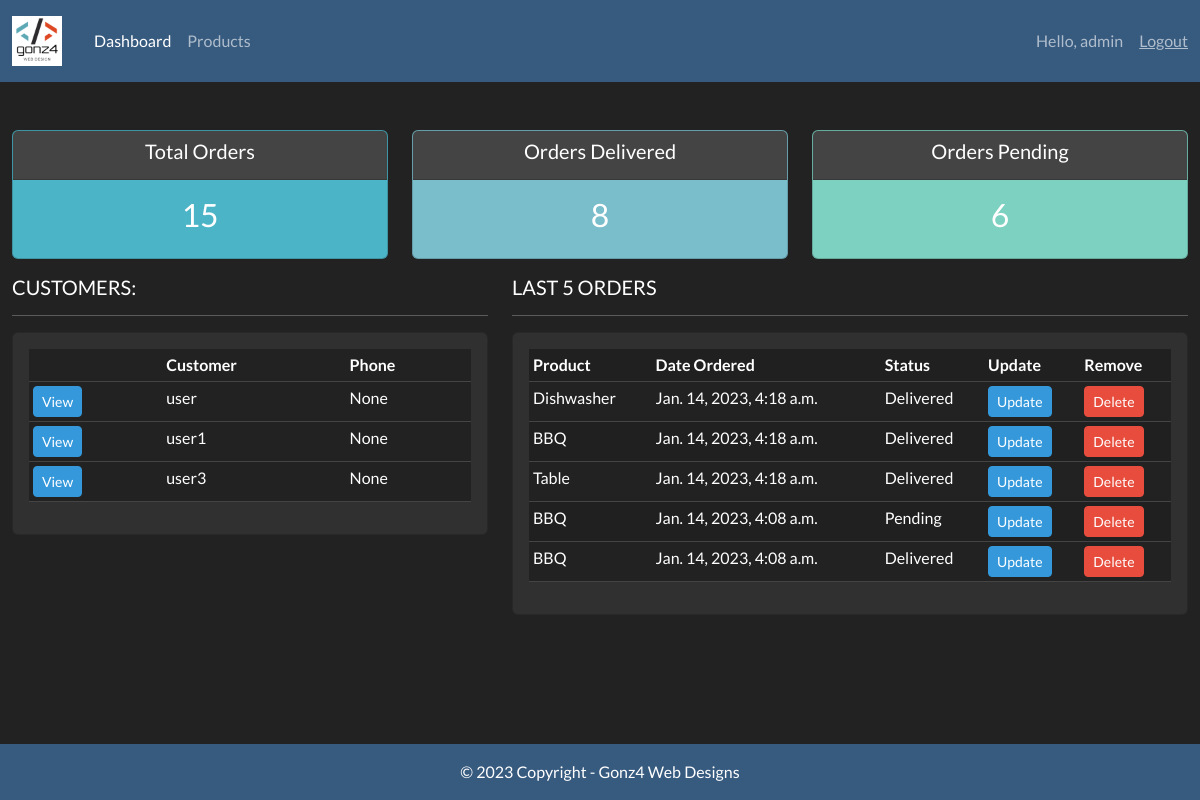
The app's page / (signed in), older data.
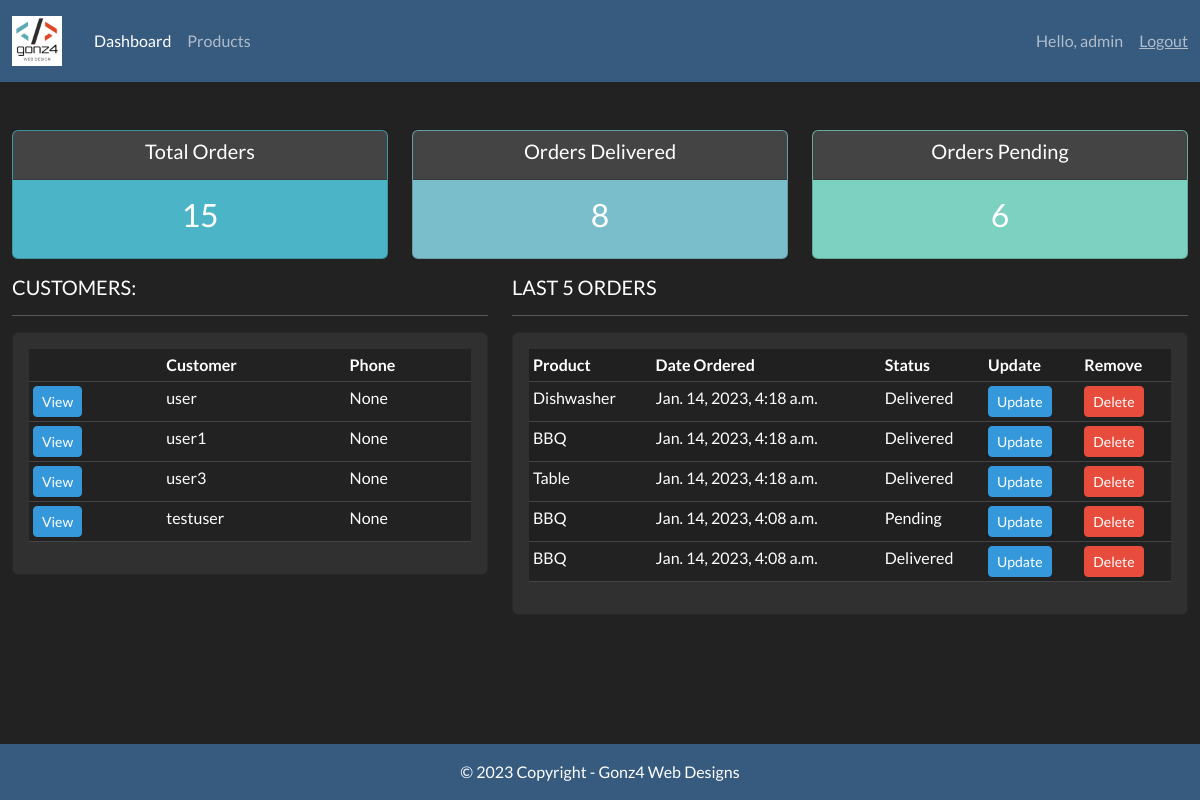
The same page, newer data.
### accounts/models.py (models this page shows, shortened)
class Customer(models.Model):
	user = models.OneToOneField(User, null=True, blank=True, on_delete=models.CASCADE)
	name = models.CharField(max_length=200, null=True)
	phone = models.CharField(max_length=200, null=True)
	email = models.CharField(max_length=200, null=True)
	profile_pic = models.ImageField(default="profile1.png", null=True, blank=True)
	date_created = models.DateTimeField(auto_now_add=True, null=True)

class Order(models.Model):
	STATUS = (
			('Pending', 'Pending'),
			('Out for delivery', 'Out for delivery'),
			('Delivered', 'Delivered'),
			)
	customer = models.ForeignKey(Customer, null=True, on_delete= models.SET_NULL)
	product = models.ForeignKey(Product, null=True, on_delete= models.SET_NULL)
	date_created = models.DateTimeField(auto_now_add=True, null=True)
	status = models.CharField(max_length=200, null=True, choices=STATUS)

class Product(models.Model):
	CATEGORY = (
			('Indoor', 'Indoor'),
			('Out Door', 'Out Door'),
			)
	name = models.CharField(max_length=200, null=True)
	price = models.FloatField(null=True)
	category = models.CharField(max_length=200, null=True, choices=CATEGORY)
	description = models.CharField(max_length=200, null=True, blank=True)
	date_created = models.DateTimeField(auto_now_add=True, null=True)
	tags = models.ManyToManyField(Tag)
	def __str__(self):
		return self.name

### accounts/decorators.py (the view)
	def wrapper_function(request, *args, **kwargs):
		group = None
		if request.user.groups.exists():
			group = request.user.groups.all()[0].name
		if group == 'customer':
			return redirect('user-page')
		if group == 'admin':
			return view_func(request, *args, **kwargs)

### accounts/views.py (called while the page is built)
@login_required(login_url='login')
@admin_only
def home(request):
    orders = Order.objects.all()
    customers = Customer.objects.all()
    total_customers = customers.count()
    total_orders = orders.count()
    delivered = orders.filter(status='Delivered').count()
    pending = orders.filter(status='Pending').count()
    last_five_orders = orders.order_by('-id')[:5]
    context = {'orders': last_five_orders, 'customers': customers,
               'total_orders': total_orders, 'delivered': delivered,
               'pending': pending}
    return render(request, 'accounts/dashboard.html', context)

### accounts/templates/accounts/dashboard.html
{% extends 'accounts/main.html' %} {% block content %}
<br />
{% include 'accounts/status.html' %}
<div class="row">
  <div class="col-md-5">
    <h5>CUSTOMERS:</h5>
    <hr />
    <div class="card card-body">
      <table class="table table-sm">
        <tr>
          <th></th>
          <th>Customer</th>
          <th>Phone</th>
        </tr>
        {% for customer in customers %}
        <tr>
          <td>
            <a
              class="btn btn-sm btn-info"
              href="{% url 'customer' customer.id %}"
              >View</a
            >
          </td>
          <td>{{customer.name}}</td>
          <td>{{customer.phone}}</td>
        </tr>
        {% endfor %}
      </table>
    </div>
  </div>
  <div class="col-md-7">
    <h5>LAST 5 ORDERS</h5>
    <hr />
    <div class="card card-body">
      <div class="table-responsive">
        <table class="table table-sm table-striped">
          <tr>
            <th>Product</th>
            <th>Date Ordered</th>
            <th>Status</th>
            <th>Update</th>
            <th>Remove</th>
          </tr>
          {% for order in orders %}
          <tr>
            <td>{{order.product}}</td>
            <td>{{order.date_created}}</td>
            <td>{{order.status}}</td>
            <td>
              <a
                class="btn btn-sm btn-info"
                href="{% url 'update_order' order.id %}"
                >Update</a
              >
            </td>
            <td>
              <a
                class="btn btn-sm btn-danger"
                href="{% url 'delete_order' order.id %}"
                >Delete</a
              >
            </td>
          </tr>
          {% endfor %}
        </table>
      </div>
    </div>
  </div>
</div>
{% endblock %}

Row changes from the older to the newer data that the page shows:
added Customer: name "testuser", phone "None"
